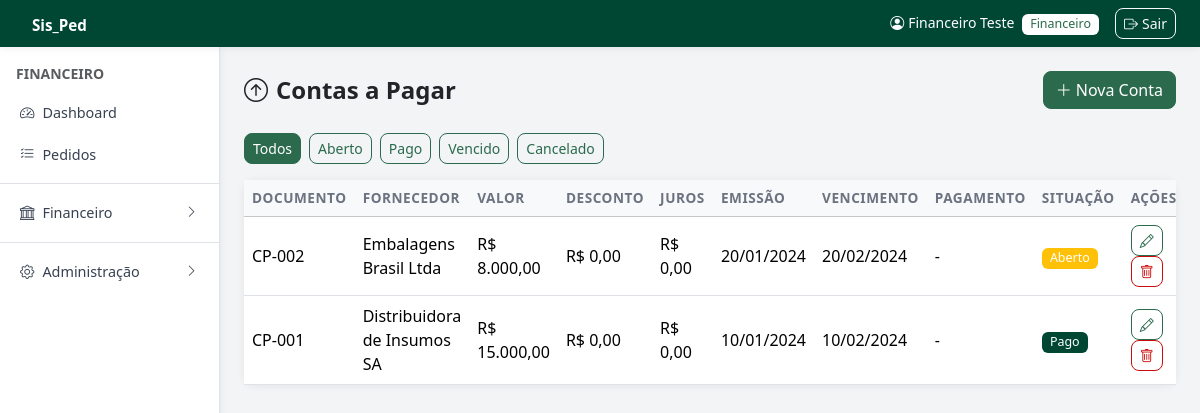
The page /admin/cadastros/contas-pagar.php (signed in) on the database its author committed.
### tables this page shows
CREATE TABLE IF NOT EXISTS contas_pagar (
    id INT AUTO_INCREMENT PRIMARY KEY,
    numero_documento VARCHAR(50),
    fornecedor_id INT,
    valor_pagar DECIMAL(12,2) DEFAULT 0,
    descontos DECIMAL(12,2) DEFAULT 0,
    juros DECIMAL(12,2) DEFAULT 0,
    data_emissao DATE,
    data_vencimento DATE,
    data_pagamento DATE,
    situacao ENUM('aberto','pago','vencido','cancelado') DEFAULT 'aberto',
    created_at TIMESTAMP DEFAULT CURRENT_TIMESTAMP,
    FOREIGN KEY (fornecedor_id) REFERENCES fornecedores(id) ON DELETE SET NULL
);

CREATE TABLE IF NOT EXISTS fornecedores (
    id INT AUTO_INCREMENT PRIMARY KEY,
    codigo VARCHAR(50),
    razao_social VARCHAR(200) NOT NULL,
    cnpj VARCHAR(20),
    email VARCHAR(100),
    telefone VARCHAR(20),
    cidade VARCHAR(100),
    estado VARCHAR(2),
    status ENUM('ativo','inativo') DEFAULT 'ativo',
    created_at TIMESTAMP DEFAULT CURRENT_TIMESTAMP
);

### admin/cadastros/contas-pagar.php (the view, shortened to what this page needs)
<?php
require_once __DIR__ . '/../../config.php';
$filtro = $_GET['situacao'] ?? '';
$where = $filtro ? 'WHERE cp.situacao = ?' : '';
$params = $filtro ? [$filtro] : [];
$contas = db()->prepare("SELECT cp.*, f.razao_social FROM contas_pagar cp LEFT JOIN fornecedores f ON f.id=cp.fornecedor_id $where ORDER BY cp.data_vencimento DESC");
$contas->execute($params);
$contas = $contas->fetchAll();
require_once LAYOUT_PATH . '/header.php';
?>
<div class="d-flex flex-wrap justify-content-between align-items-center gap-2 mb-4">
    <h4 class="fw-bold mb-0"><i class="bi bi-arrow-up-circle me-2"></i>Contas a Pagar</h4>
    <button class="btn btn-primary" data-bs-toggle="modal" data-bs-target="#modal" onclick="novoReg()"><i class="bi bi-plus-lg me-1"></i>Nova Conta</button>
</div>
<div class="mb-3 d-flex gap-2">
    <?php foreach ([''=>'Todos','aberto'=>'Aberto','pago'=>'Pago','vencido'=>'Vencido','cancelado'=>'Cancelado'] as $v=>$l): ?>
    <a href="?situacao=<?= $v ?>" class="btn btn-sm btn-<?= $filtro===$v?'primary':'outline-primary' ?>"><?= $l ?></a>
    <?php endforeach; ?>
</div>
<div class="card shadow-sm border-0"><div class="card-body p-0"><div class="table-responsive">
<table class="table table-hover mb-0">
    <thead class="table-light"><tr><th>Documento</th><th>Fornecedor</th><th>Valor</th><th>Desconto</th><th>Juros</th><th>Emissão</th><th>Vencimento</th><th>Pagamento</th><th>Situação</th><th>Ações</th></tr></thead>
    <tbody>
    <?php if ($contas): foreach ($contas as $c): ?>
        <tr class="<?= $c['situacao']==='vencido'?'table-danger':'' ?>">
            <td><?= e($c['numero_documento']?:'—') ?></td>
            <td><?= e($c['razao_social']?:'—') ?></td>
            <td><?= moedaBR($c['valor_pagar']) ?></td>
            <td><?= moedaBR($c['descontos']) ?></td>
            <td><?= moedaBR($c['juros']) ?></td>
            <td><?= dataBR($c['data_emissao']) ?></td>
            <td><?= dataBR($c['data_vencimento']) ?></td>
            <td><?= dataBR($c['data_pagamento']) ?></td>
            <td><?= statusBadge($c['situacao']) ?></td>
            <td>
                <button class="btn btn-sm btn-outline-primary" onclick="editarReg(<?= htmlspecialchars(json_encode($c),ENT_QUOTES) ?>)"><i class="bi bi-pencil"></i></button>
                <form method="POST" class="d-inline" onsubmit="return confirm('Excluir?')"><button class="btn btn-sm btn-outline-danger"><i class="bi bi-trash"></i></button></form>
            </td>
        </tr>
    <?php endforeach; else: ?><tr><td colspan="10" class="text-center text-muted py-4">Nenhuma conta.</td></tr><?php endif; ?>
    </tbody>
</table></div></div></div>
<?php require_once LAYOUT_PATH . '/footer.php'; ?>

### config.php (shortened to what this page needs)
<?php
function db() {
    static $pdo = null;
    if ($pdo === null) {
        try {
            $pdo = new PDO(
                'mysql:host=' . DB_HOST . ';dbname=' . DB_NAME . ';charset=utf8mb4',
                DB_USER, DB_PASS,
                [PDO::ATTR_ERRMODE => PDO::ERRMODE_EXCEPTION,
                 PDO::ATTR_DEFAULT_FETCH_MODE => PDO::FETCH_ASSOC]
            );
            try { $pdo->exec("ALTER TABLE pedidos ADD COLUMN lote_id VARCHAR(40) NULL"); } catch (PDOException $e) {}
            try { $pdo->exec("ALTER TABLE clientes MODIFY COLUMN email VARCHAR(255) NULL DEFAULT NULL"); } catch (PDOException $e) {}
            try { $pdo->exec("UPDATE clientes SET email = NULL WHERE email = ''"); } catch (PDOException $e) {}
            try { $pdo->exec("ALTER TABLE tabela_precos ADD COLUMN preco_network DECIMAL(10,2) NULL DEFAULT NULL"); } catch (PDOException $e) {}
            try { $pdo->exec("ALTER TABLE tabela_precos ADD COLUMN preco_auxiliar DECIMAL(10,2) NULL DEFAULT NULL"); } catch (PDOException $e) {}
            try { $pdo->exec("ALTER TABLE pedidos ADD COLUMN desconto_campanha DECIMAL(5,2) NULL DEFAULT NULL"); } catch (PDOException $e) {}
            try { $pdo->exec("ALTER TABLE bonus_ma_logs ADD COLUMN valor_utilizado DECIMAL(10,2) NOT NULL DEFAULT 0"); } catch (PDOException $e) {}
            try { $pdo->exec("ALTER TABLE pedidos ADD COLUMN forma_pagamento VARCHAR(60) NULL DEFAULT NULL"); } catch (PDOException $e) {}
            try { $pdo->exec("ALTER TABLE creditos ADD COLUMN valor_utilizado DECIMAL(12,2) NOT NULL DEFAULT 0"); } catch (PDOException $e) {}
            try { $pdo->exec("ALTER TABLE pedidos ADD COLUMN credito_utilizado DECIMAL(12,2) NULL DEFAULT NULL"); } catch (PDOException $e) {}
            try { $pdo->exec("ALTER TABLE clientes ADD COLUMN email VARCHAR(120) NULL DEFAULT NULL"); } catch (PDOException $e) {}
            try { $pdo->exec("ALTER TABLE clientes ADD COLUMN senha VARCHAR(255) NULL DEFAULT NULL"); } catch (PDOException $e) {}
            try { $pdo->exec("ALTER TABLE pedidos MODIFY COLUMN status ENUM('comercial','financeiro','faturamento','faturado','cancelado','reprovado') DEFAULT 'comercial'"); } catch (PDOException $e) {}
            try { $pdo->exec("ALTER TABLE usuarios MODIFY COLUMN tipo_acesso ENUM('comercial','financeiro','supervisor','tecnologia da informacao','recursos humanos','marketing','diretoria','centro tecnico','contabilidade','recepcao','expedicao') NOT NULL DEFAULT 'comercial'"); } catch (PDOException $e) {}
            try { $pdo->exec("ALTER TABLE clientes ADD COLUMN desconto_canal DECIMAL(10,4) DEFAULT 0"); } catch (PDOException $e) {}
            try { $pdo->exec("ALTER TABLE campanhas ADD COLUMN canal_venda_id INT NULL"); } catch (PDOException $e) {}
            try { $pdo->exec("ALTER TABLE clientes ADD COLUMN supervisor VARCHAR(100) NULL"); } catch (PDOException $e) {}
            try { $pdo->exec("UPDATE clientes SET supervisor = vendedor WHERE supervisor IS NULL AND vendedor IS NOT NULL"); } catch (PDOException $e) {}
            try { $pdo->exec("ALTER TABLE pedidos ADD COLUMN supervisor VARCHAR(100) NULL"); } catch (PDOException $e) {}
            try { $pdo->exec("UPDATE pedidos SET supervisor = vendedor WHERE supervisor IS NULL AND vendedor IS NOT NULL"); } catch (PDOException $e) {}
            try { $pdo->exec("CREATE TABLE IF NOT EXISTS grupo_empresas (
                id         INT AUTO_INCREMENT PRIMARY KEY,
                nome       VARCHAR(120) NOT NULL,
                descricao  TEXT,
                created_at TIMESTAMP DEFAULT CURRENT_TIMESTAMP
            )"); } catch (PDOException $e) {}
            try { $pdo->exec("CREATE TABLE IF NOT EXISTS grupo_empresas_clientes (
                id        INT AUTO_INCREMENT PRIMARY KEY,
                grupo_id  INT NOT NULL,
                cliente_id INT NOT NULL,
                UNIQUE KEY uq_grupo_cliente (grupo_id, cliente_id)
            )"); } catch (PDOException $e) {}
            try { $pdo->exec("CREATE TABLE IF NOT EXISTS webhook_logs (
                id         INT AUTO_INCREMENT PRIMARY KEY,
                origem     VARCHAR(50)  NOT NULL,
                evento     VARCHAR(100) NOT NULL,
                status     VARCHAR(20)  NOT NULL,
                detalhe    TEXT,
                cliente_id INT NULL,
                created_at TIMESTAMP DEFAULT CURRENT_TIMESTAMP
            )"); } catch (PDOException $e) {}
            try { $pdo->exec("CREATE TABLE IF NOT EXISTS pedido_logs (
                id            INT AUTO_INCREMENT PRIMARY KEY,
                pedido_id     INT          NOT NULL,
                numero_pedido VARCHAR(50)  NOT NULL,
                usuario_nome  VARCHAR(100),
                usuario_tipo  VARCHAR(30),
                acao          VARCHAR(120) NOT NULL,
                status_antes  VARCHAR(30),
                status_depois VARCHAR(30),
                detalhes      TEXT,
                created_at    TIMESTAMP DEFAULT CURRENT_TIMESTAMP,
                INDEX idx_pedido (pedido_id),
                INDEX idx_numero (numero_pedido)
            )"); } catch (PDOException $e) {}
        } catch (PDOException $e) {
            die('Erro de conexão com o banco de dados. <a href="' . BASE_URL . '/install.php">Clique aqui para configurar.</a>');
        }
    }
    return $pdo;
}
function e($s) {
    return htmlspecialchars((string)($s ?? ''), ENT_QUOTES, 'UTF-8');
}
function moedaBR($v) {
    return 'R$ ' . number_format((float)$v, 2, ',', '.');
}
function dataBR($d) {
    if (!$d) return '-';
    return date('d/m/Y', strtotime($d));
}
function statusBadge($s) {
    $map = [
        'comercial'   => ['primary',   'Aguardando Comercial'],
        'financeiro'  => ['warning',   'Aguardando Financeiro'],
        'faturamento' => ['info',      'Aguardando Faturamento'],
        'faturado'    => ['success',   'Faturado'],
        'cancelado'   => ['danger',    'Cancelado'],
        'reprovado'   => ['danger',    'Cancelado'],
        'ativo'       => ['success',   'Ativo'],
        'inativo'     => ['secondary', 'Inativo'],
        'aberto'      => ['warning',   'Aberto'],
        'pago'        => ['success',   'Pago'],
        'vencido'     => ['danger',    'Vencido'],
        'aprovado'    => ['success',   'Aprovado'],
        'pendente'    => ['secondary', 'Pendente'],
    ];
    [$cls, $label] = $map[$s] ?? ['secondary', ucfirst($s)];
    return '<span class="badge bg-' . $cls . '">' . $label . '</span>';
}

### assets/css/style.css (style rules this page uses)
:root { --brand-darkest: #004733; --brand-dark: #2b6a4d; --brand-mid: #568d66; --brand-light: #a5c1ae; --gray-bg: #f3f4f6; --gray-border: #dcdfe5; --red-light: #df8080; --red-mid: #cb0b0a; --red-dark: #ad080f; --red-darkest: #8e0413; }
body { font-family: 'Segoe UI', system-ui, -apple-system, sans-serif; background-color: var(--gray-bg); }
.btn-primary { background-color: var(--brand-dark); border-color: var(--brand-dark); color: #fff; }
.btn-outline-primary { color: var(--brand-dark); border-color: var(--brand-dark); }
.bg-success { background-color: var(--brand-darkest) !important; }
.badge.bg-success { background-color: var(--brand-darkest) !important; }
.btn-outline-danger { color: var(--red-mid); border-color: var(--red-mid); }
.card { border-radius: 12px; }
.table th { font-weight: 600; font-size: .85rem; text-transform: uppercase; letter-spacing: .04em; color: #6b7280; }
.table td { vertical-align: middle; }
.badge { font-size: .78rem; font-weight: 500; padding: .35em .65em; border-radius: 6px; }
.btn { border-radius: 8px; font-weight: 500; }
.shadow-sm { box-shadow: 0 1px 8px rgba(0,0,0,.07) !important; }
body { overflow-x: hidden; }

### rows shown on the page
contas_pagar: numero_documento "CP-002", fornecedor.razao_social "Embalagens Brasil Ltda", valor_pagar "R$ 8.000,00", descontos "R$ 0,00", juros "R$ 0,00", data_emissao "20/01/2024", data_vencimento "20/02/2024", data_pagamento "-", label "Aberto"
contas_pagar: numero_documento "CP-001", fornecedor.razao_social "Distribuidora de Insumos SA", valor_pagar "R$ 15.000,00", descontos "R$ 0,00", juros "R$ 0,00", data_emissao "10/01/2024", data_vencimento "10/02/2024", data_pagamento "-", label "Pago"

### other values the page prints
$_usuario['nome'] "Financeiro Teste"
$_usuario['tipo'] "Financeiro"
$tipoLabels[$_usuario['tipo']] "FINANCEIRO"
$l "Todos"
$l "Aberto"
$l "Pago"
$l "Vencido"
$l "Cancelado"
